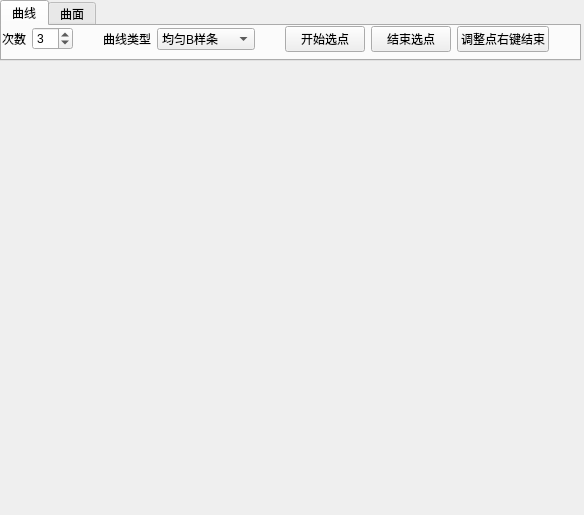
<?xml version="1.0" encoding="UTF-8"?>
<ui version="4.0">
 <class>cagd_0</class>
 <widget class="QWidget" name="cagd_0">
  <property name="geometry">
   <rect>
    <x>0</x>
    <y>0</y>
    <width>584</width>
    <height>515</height>
   </rect>
  </property>
  <property name="windowTitle">
   <string>CAGD期末作业</string>
  </property>
  <widget class="QTabWidget" name="tabWidget_menu">
   <property name="geometry">
    <rect>
     <x>0</x>
     <y>0</y>
     <width>581</width>
     <height>61</height>
    </rect>
   </property>
   <property name="currentIndex">
    <number>0</number>
   </property>
   <widget class="QWidget" name="tab">
    <attribute name="title">
     <string>曲线</string>
    </attribute>
    <widget class="QWidget" name="verticalLayoutWidget">
     <property name="geometry">
      <rect>
       <x>0</x>
       <y>0</y>
       <width>571</width>
       <height>33</height>
      </rect>
     </property>
     <layout class="QVBoxLayout" name="horizontalLayout_2">
      <item>
       <layout class="QHBoxLayout" name="horizontalLayout_1">
        <item>
         <widget class="QLabel" name="label_k">
          <property name="text">
           <string>次数</string>
          </property>
         </widget>
        </item>
        <item>
         <widget class="QSpinBox" name="spinBox_k">
          <property name="minimum">
           <number>1</number>
          </property>
          <property name="maximum">
           <number>10</number>
          </property>
          <property name="value">
           <number>3</number>
          </property>
         </widget>
        </item>
        <item>
         <spacer name="horizontalSpacer">
          <property name="orientation">
           <enum>Qt::Horizontal</enum>
          </property>
          <property name="sizeHint" stdset="0">
           <size>
            <width>40</width>
            <height>20</height>
           </size>
          </property>
         </spacer>
        </item>
        <item>
         <widget class="QLabel" name="label_type">
          <property name="text">
           <string>曲线类型</string>
          </property>
         </widget>
        </item>
        <item>
         <widget class="QComboBox" name="comboBox_type">
          <item>
           <property name="text">
            <string>均匀B样条</string>
           </property>
          </item>
          <item>
           <property name="text">
            <string>分段Bezier</string>
           </property>
          </item>
          <item>
           <property name="text">
            <string>准均匀B样条</string>
           </property>
          </item>
          <item>
           <property name="text">
            <string>非均匀B样条</string>
           </property>
          </item>
         </widget>
        </item>
        <item>
         <spacer name="horizontalSpacer_2">
          <property name="orientation">
           <enum>Qt::Horizontal</enum>
          </property>
          <property name="sizeHint" stdset="0">
           <size>
            <width>40</width>
            <height>20</height>
           </size>
          </property>
         </spacer>
        </item>
        <item>
         <widget class="QPushButton" name="pushButton_start">
          <property name="text">
           <string>开始选点</string>
          </property>
         </widget>
        </item>
        <item>
         <widget class="QPushButton" name="pushButton_finish">
          <property name="text">
           <string>结束选点</string>
          </property>
         </widget>
        </item>
        <item>
         <widget class="QPushButton" name="pushButton_adjust">
          <property name="text">
           <string>调整点右键结束</string>
          </property>
         </widget>
        </item>
        <item>
         <spacer name="horizontalSpacer_3">
          <property name="orientation">
           <enum>Qt::Horizontal</enum>
          </property>
          <property name="sizeHint" stdset="0">
           <size>
            <width>40</width>
            <height>20</height>
           </size>
          </property>
         </spacer>
        </item>
       </layout>
      </item>
      <item>
       <spacer name="verticalSpacer">
        <property name="orientation">
         <enum>Qt::Vertical</enum>
        </property>
        <property name="sizeHint" stdset="0">
         <size>
          <width>20</width>
          <height>40</height>
         </size>
        </property>
       </spacer>
      </item>
     </layout>
    </widget>
   </widget>
   <widget class="QWidget" name="tab_2">
    <attribute name="title">
     <string>曲面</string>
    </attribute>
   </widget>
  </widget>
  <widget class="QWidget" name="verticalLayoutWidget_2">
   <property name="geometry">
    <rect>
     <x>0</x>
     <y>60</y>
     <width>581</width>
     <height>311</height>
    </rect>
   </property>
   <layout class="QVBoxLayout" name="verticalLayout_4"/>
  </widget>
  <widget class="QWidget" name="verticalLayoutWidget_3">
   <property name="geometry">
    <rect>
     <x>0</x>
     <y>390</y>
     <width>581</width>
     <height>101</height>
    </rect>
   </property>
   <layout class="QVBoxLayout" name="verticalLayout_5"/>
  </widget>
 </widget>
 <resources/>
 <connections/>
</ui>
